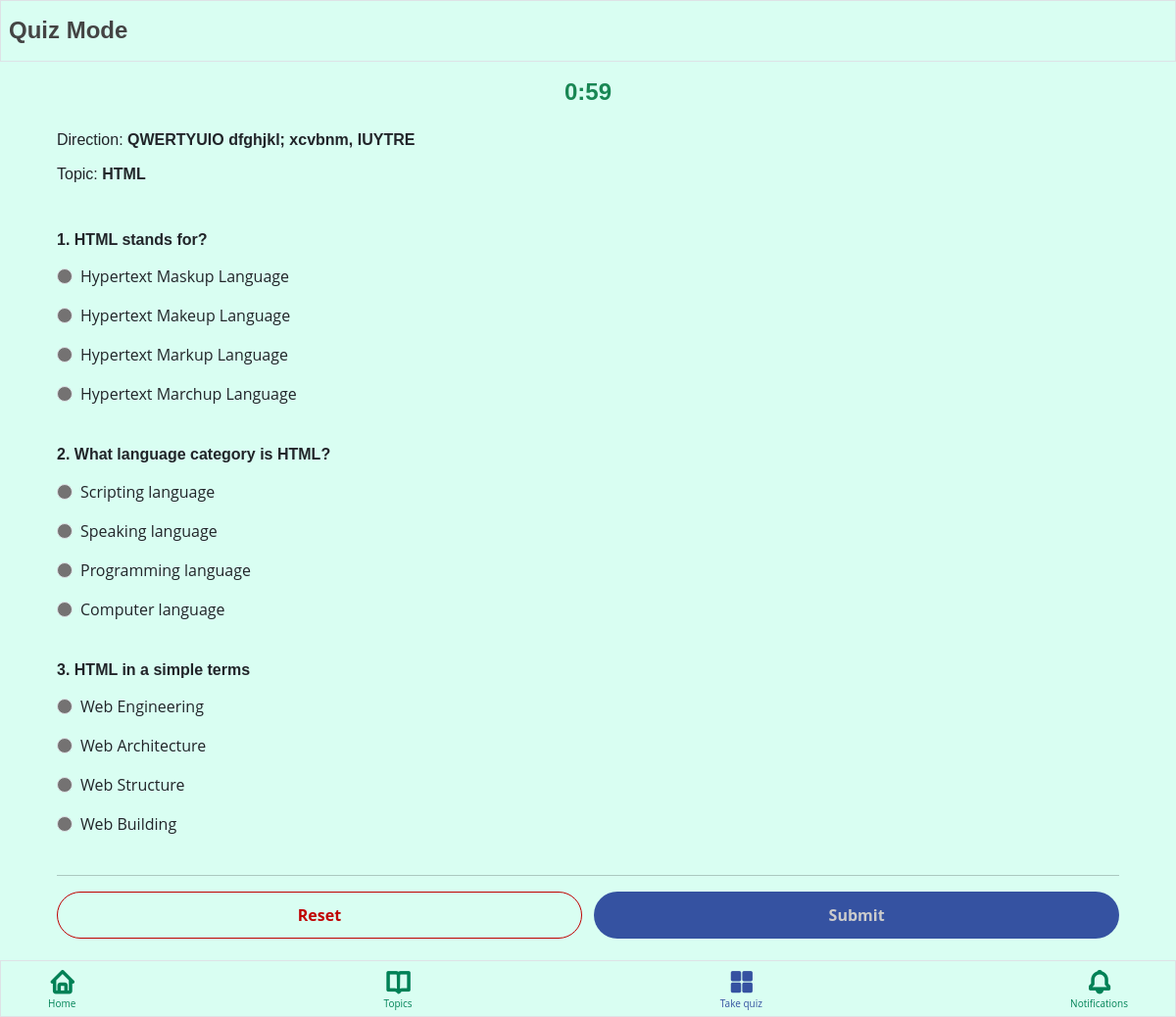
Screenshot of /pages/student/quiz.php?id=1234567 (signed in) with the database file from the repository.
### tables this page shows
CREATE TABLE IF NOT EXISTS `tbl_quiz` (
  `id` int NOT NULL AUTO_INCREMENT,
  `quiz_code` varchar(50) NOT NULL,
  `direction` text NOT NULL,
  `topic_title` text NOT NULL,
  `item_number` int NOT NULL,
  `question` text NOT NULL,
  `choice1` text NOT NULL,
  `choice2` text NOT NULL,
  `choice3` text NOT NULL,
  `choice4` text NOT NULL,
  `correct_answer` text NOT NULL,
  `teacher_id` int NOT NULL,
  PRIMARY KEY (`id`),
  KEY `teacher_id` (`teacher_id`)
);

### pages/student/quiz.php (the view, shortened to what this page needs)
<?php
include '../../db-connection.php';
if ($_SESSION['username']) {
?>
    <!DOCTYPE html>
    <html lang="en">
    <head>
        <link rel="stylesheet" href="../../bootstrap/css/bootstrap.min.css">
        <link rel="stylesheet" href="../../bootstrap/js/bootstrap.bundle.min.js">
        <link rel="stylesheet" href="../../bootstrap-icons/bootstrap-icons.css">
        <link rel="stylesheet" href="../../boxicons/css/boxicons.min.css">
        <link rel="stylesheet" href="../../style.css">
    </head>
    <body onload="startCounter()">
        <header>
            <div class="d-flex align-items-center justify-content-between top-0 fixed-top p-2 border">
                <h4 class="fw-bolder mt-2">Quiz Mode</h4>
            </div>
        </header>
        <main>
            <div class="container practice mt-5 mb-3">
                <div class="card mb-5">
                    <div class="card-body">
                        <form action="../../backend/quiz-submit.php?id=<?php echo $_GET['id'] ?>" method="POST">
                            <h4 class="text-success text-center mb-4 mt-3 fw-bold" id="timer">00:00</h4>
                            <?php
                            $stmt = $conn->prepare(' SELECT * FROM tbl_quiz_student WHERE quiz_code = ? AND student_id = ? ');
                            $stmt->bind_param('ii', $_GET['id'], $_SESSION['id']);
                            $stmt->execute();
                            $result = $stmt->get_result();
                            $rows = $result->fetch_assoc();
                            if (!empty($rows['student_answer'])) {
                                header("Location: home.php");
                                exit();
                            } else {
                                $stmt = $conn->prepare(' SELECT direction, topic_title FROM tbl_quiz WHERE quiz_code = ? ');
                                $stmt->bind_param('i', $_GET['id']);
                                $stmt->execute();
                                $result = $stmt->get_result();
                                $rows = $result->fetch_assoc();
                                $direction = $rows['direction'];
                                $topic_title = $rows['topic_title'];
                                echo '
                                <h6>Direction: <span class="fw-bold">' . $direction . '</span></h6>
                                <h6 class="mt-3 mb-5">Topic: <span class="fw-bold">' . $topic_title . '</span></h6>
                            ';
                                $stmt = $conn->prepare(' SELECT * FROM tbl_quiz WHERE quiz_code = ? ORDER BY id ASC ');
                                $stmt->bind_param('i', $_GET['id']);
                                $stmt->execute();
                                $result = $stmt->get_result();
                                while ($rows = $result->fetch_assoc()) {
                                    $item_number = $rows['item_number'];
                                    $question = $rows['question'];
                                    $choice1 = $rows['choice1'];
                                    $choice2 = $rows['choice2'];
                                    $choice3 = $rows['choice3'];
                                    $choice4 = $rows['choice4'];
                                    echo '
                                <h6 class="fw-bold">' . $item_number . ". " . $question . '</h6>
                                <fieldset class="row mb-4 mt-3">
                                    <div class="col-sm-10">
                                        <div class="form-check mb-3">
                                            <input class="form-check-input" type="radio" name="answers[' . $item_number . ']" id="option1_' . $item_number . '" value="' . $choice1 . '" required>
                                            <label class="form-check-label" for="option1_' . $item_number . '">
                                                ' . $choice1 . '
                                            </label>
                                        </div>
                                        <div class="form-check mb-3">
                                            <input class="form-check-input" type="radio" name="answers[' . $item_number . ']" id="option2_' . $item_number . '" value="' . $choice2 . '" required>
                                            <label class="form-check-label" for="option2_' . $item_number . '">
                                                ' . $choice2 . '
                                            </label>
                                        </div>
                                        <div class="form-check mb-3">
                                            <input class="form-check-input" type="radio" name="answers[' . $item_number . ']" id="option3_' . $item_number . '" value="' . $choice3 . '" required>
                                            <label class="form-check-label" for="option3_' . $item_number . '">
                                                ' . $choice3 . '
                                            </label>
                                        </div>
                                        <div class="form-check mb-3">
                                            <input class="form-check-input" type="radio" name="answers[' . $item_number . ']" id="option4_' . $item_number . '" value="' . $choice4 . '" required>
                                            <label class="form-check-label" for="option4_' . $item_number . '">
                                                ' . $choice4 . '
                                            </label>
                                        </div>
                                    </div>
                                </fieldset>
                                ';
                                }
                            }
                            ?>
                            <hr>
                            <div class="d-flex justify-content-between">
                                <button class="btn-reset w-50 d-flex align-items-center justify-content-center p-2" type="reset">
                                    Reset
                                </button>&nbsp; &nbsp;
                                <button class="btn-login w-50 d-flex align-items-center justify-content-center p-2" type="submit" id="quiz-button">
                                    <span id=" submit">Submit</span>
                                </button>
                            </div>
                        </form>
                    </div>
                </div>
            </div>
        </main>
        <footer>
            <div class="d-flex align-items-center justify-content-between bottom-0 fixed-bottom px-5 border">
                <a href="home.php" class="d-flex flex-column align-items-center mt-2">
                    <i class="bx bx-home fs-3 fw-bolder"></i>
                    Home
                </a>
                <a href="topics.php" class="d-flex flex-column align-items-center mt-2">
                    <i class="bx bx-book-open fs-3 fw-bolder"></i>
                    Topics
                </a>
                <a href="quiz-code-input.php" class="d-flex flex-column align-items-center mt-2" style="color: #3552a1;">
                    <i class="bx bxs-grid-alt fs-3 fw-bolder"></i>
                    Take quiz
                </a>
                <a href="notifications.php" class="d-flex flex-column align-items-center mt-2">
                    <i class="bx bx-bell fs-3 fw-bolder"></i>
                    <span>Notifications
                    </span>
                </a>
            </div>
        </footer>
    </body>
    </html>
<?php
} else {
    header('Location ../../index.php');
}

### style.css (style rules this page uses)
:root { --main-color: #d9fef2; --primary-color: #004c33; --secondary-color: #008156; --tertiary-color: #3552a1; --white-color: #f8fff8; --gray-color: #747272; --red-color: #c00000; }
body { font-family: "Open Sans", sans-serif; background: var(--main-color); color: #444444; }
header div { background-color: var(--main-color); }
a { color: var(--secondary-color); text-decoration: none; }
h1, h2, h3, h4, h5, h6 { font-family: "Nunito", sans-serif; }
.practice { display: flex; flex-direction: column; justify-content: center; margin-top: 50px; margin-bottom: 80px; }
.practice .card { border: none !important; border-radius: 10px; background-color: transparent !important; }
.practice h4 { color: var(--main-color); margin-bottom: 10px; }
.practice input[type="radio"] { background-color: var(--gray-color); }
.btn-login { border: 0; border-radius: 30px; padding: 10px; background-color: var(--tertiary-color); text-align: center; font-weight: bold; font-size: 16px; width: 100%; color: #cccccc; cursor: not-allowed; }
.btn-reset { border: 1px solid var(--red-color); border-radius: 30px; padding: 10px; background-color: transparent; color: var(--red-color); text-align: center; font-weight: bold; font-size: 16px; width: 100%; }
footer div { background-color: var(--main-color); }
footer div a { font-size: 10px; margin-top: 2px; margin-bottom: 5px; }

### rows the page displays
tbl_quiz: item_number "1", question "HTML stands for?", choice1 "Hypertext Maskup Language", choice2 "Hypertext Makeup Language", choice3 "Hypertext Markup Language", choice4 "Hypertext Marchup Language"
tbl_quiz: item_number "2", question "What language category is HTML?", choice1 "Scripting language", choice2 "Speaking language", choice3 "Programming language", choice4 "Computer language"
tbl_quiz: item_number "3", question "HTML in a simple terms", choice1 "Web Engineering", choice2 "Web Architecture", choice3 "Web Structure", choice4 "Web Building"

### other values shown
$direction "QWERTYUIO dfghjkl; xcvbnm, IUYTRE"
$topic_title "HTML"
